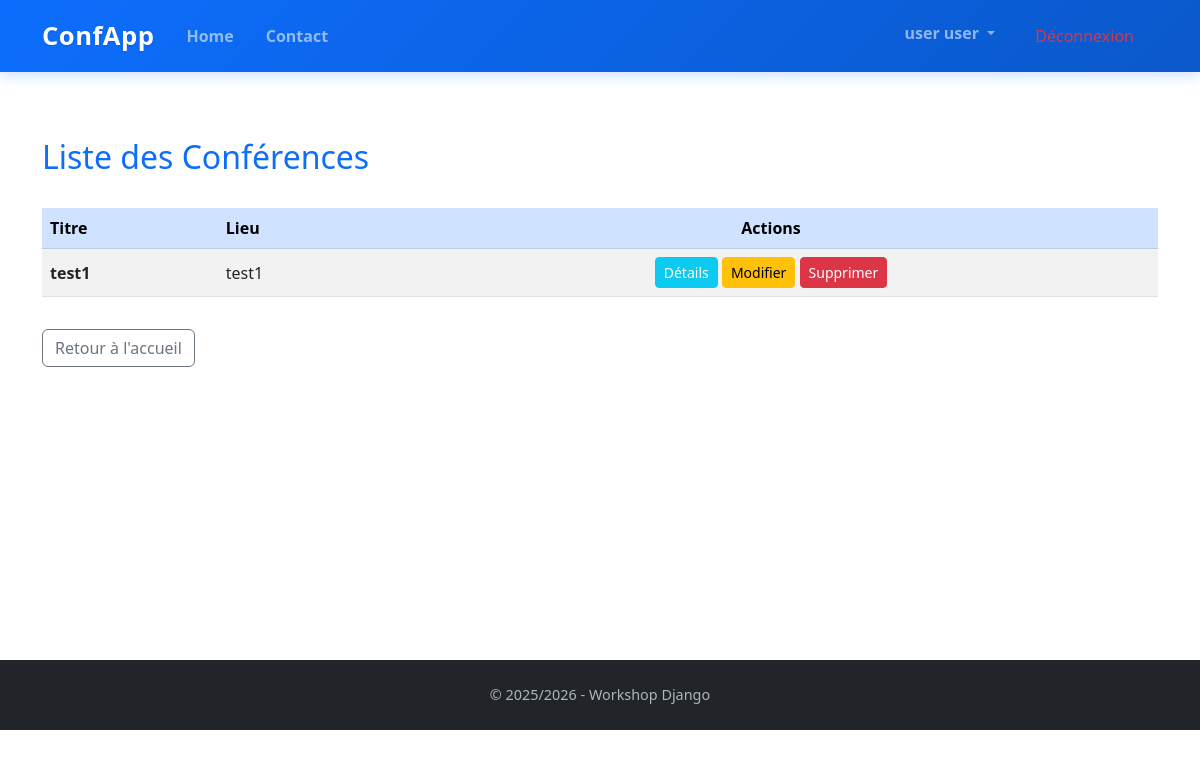
The app's page /Conferences/liste/ (signed in), older data.
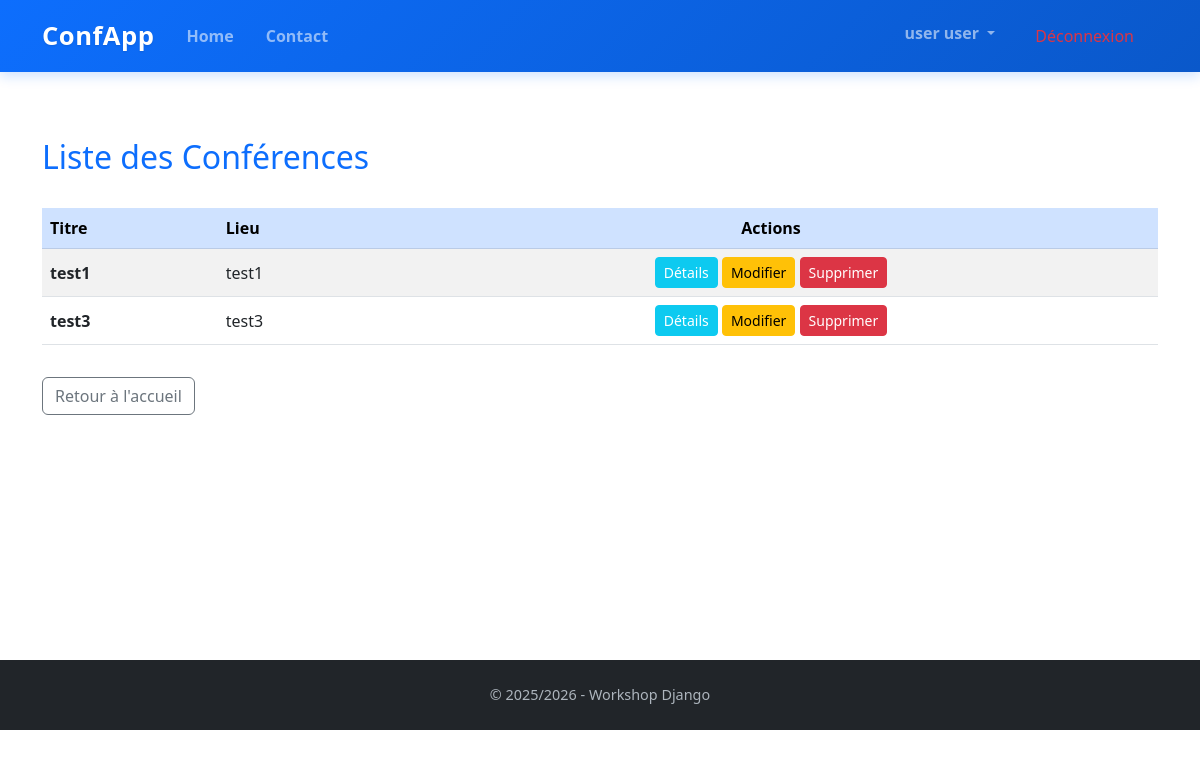
The same page, newer data.
### UserApp/models.py (models this page shows, shortened)
class User(AbstractUser):
    user_id = models.CharField(max_length=8, primary_key=True, unique=True, editable=False)
    username = models.CharField(max_length=150, unique=True, blank=True, null=True)  # Nullable username
    first_name = models.CharField(max_length=100, validators=[name_validator])
    last_name = models.CharField(max_length=100, validators=[name_validator])
    email = models.EmailField(unique=True, validators=[verify_email])
    affiliation = models.CharField(max_length=255)
    nationality = models.CharField(max_length=255)
    ROLE = [
        ("participant", "Participant"),
        ("committee", "Membre du comité d'organisation"),
    ]
    role = models.CharField(max_length=255, choices=ROLE)
    created_at = models.DateField(auto_now_add=True)
    updated_at = models.DateField(auto_now=True)
    USERNAME_FIELD = 'email'  # Use email for authentication
    REQUIRED_FIELDS = ['first_name', 'last_name', 'affiliation', 'nationality', 'role']
    class Meta:
        db_table = "users"

### ConferenceAPP/models.py (models this page shows, shortened)
class Conference(models.Model):
    conference_id = models.AutoField(primary_key=True)
    name = models.CharField(max_length=255)
    description = models.TextField(validators=[
        MinLengthValidator(limit_value=30, message="La description doit contenir au minimum 30 caractères")
    ])
    location = models.CharField(max_length=255)
    THEME = [
        ("CS&IA", "Informatique et IA"),
        ("SS", "Sciences sociales"),
        ("SE", "Sciences et ingénierie"),
    ]
    theme = models.CharField(max_length=255, choices=THEME)
    start_date = models.DateField()
    end_date = models.DateField()
    created_at = models.DateTimeField(auto_now_add=True)
    updated_at = models.DateTimeField(auto_now=True)
    class Meta:
        db_table = "conferences"

### ConferenceAPP/views.py (the view)
# urls.py: path("liste/", Conferencelist.as_view(), name="Conferencelist"),
class Conferencelist(LoginRequiredMixin, ListView):
    model = Conference
    context_object_name = "liste"
    ordering = ["start_date"]
    template_name = "Conference/liste.html"

### GestionConferance/Template/Conference/liste.html (shortened to what this page needs)
{% extends "base.html" %}
{% block content %}
<div class="container mt-5">
  <div class="d-flex justify-content-between align-items-center mb-4">
    <h2 class="text-primary">Liste des Conférences</h2>
  </div>
  <div class="table-responsive">
    <table class="table table-striped table-hover align-middle">
      <thead class="table-primary">
        <tr>
          <th>Titre</th>
          <th>Lieu</th>
          <th class="text-center">Actions</th>
        </tr>
      </thead>
      <tbody>
        {% for c in liste %}
          <tr>
            <td><strong>{{ c.name }}</strong></td>
            <td>{{ c.location }}</td>
            <td class="text-center">
              <a href="{% url 'Conference_detail' c.pk %}" class="btn btn-sm btn-info text-white">
                Détails
              </a>
                <a href="{% url 'Conference_edit' c.pk %}" class="btn btn-sm btn-warning">
                  Modifier
                </a>
                <a href="{% url 'Conference_delete' c.pk %}"
                   class="btn btn-sm btn-danger"
                   onclick="return confirm('Supprimer « {{ c.name|escapejs }} » ?');">
                  Supprimer
                </a>
            </td>
          </tr>
        {% empty %}
          <tr>
            <td colspan="3" class="text-center text-muted py-4">
              Aucune conférence disponible.
            </td>
          </tr>
        {% endfor %}
      </tbody>
    </table>
  </div>
  <a href="" class="btn btn-outline-secondary mt-3">
    Retour à l'accueil
  </a>
</div>
{% endblock %}

### GestionConferance/Template/base.html (shortened to what this page needs)
<!DOCTYPE html>
<html lang="fr">
<head>
  <link href="https://cdn.jsdelivr.net/npm/bootstrap@5.3.0/dist/css/bootstrap.min.css" rel="stylesheet">
</head>
<body>
<nav class="navbar navbar-expand-lg navbar-dark fixed-top">
  <div class="container">
    <a class="navbar-brand" href="">ConfApp</a>
    <div class="collapse navbar-collapse" id="navbarNav">
      <ul class="navbar-nav me-auto">
        <li class="nav-item"><a class="nav-link" href="">Home</a></li>
        <li class="nav-item"><a class="nav-link" href="">Contact</a></li>
      </ul>
      <ul class="navbar-nav">
        {% if user.is_authenticated %}
          <li class="nav-item dropdown">
            <a class="nav-link dropdown-toggle" href="#" role="button" data-bs-toggle="dropdown">
              {{ user.get_full_name|default:user.username }}
            </a>
          </li>
                <li><a class="dropdown-item text-danger" href="{% url 'logout' %}">
                    Déconnexion
                </a></li>
        {% else %}
          <li class="nav-item"><a class="nav-link" href="{% url 'login' %}">Connexion</a></li>
          <li class="nav-item"><a class="btn btn-outline-light btn-auth ms-2" href="{% url 'register' %}">Inscription</a></li>
        {% endif %}
      </ul>
    </div>
  </div>
</nav>
<div class="content-wrapper">
  {% block content %}{% endblock %}
</div>
<footer class="text-center py-4">
  <p class="mb-0">© 2025/2026 - Workshop Django</p>
</footer>
</body>
</html>

### GestionConferance/Template/base.html (style rules this page uses)
.navbar { background: linear-gradient(135deg, #0d6efd, #0a58ca); box-shadow: 0 4px 12px rgba(13, 110, 253, 0.2); padding: 0.75rem 0; }
.navbar-brand { font-weight: 800; font-size: 1.6rem; letter-spacing: 0.5px; text-shadow: 0 1px 2px rgba(0,0,0,0.1); }
.nav-link { font-weight: 600; padding: 0.5rem 1rem !important; border-radius: 0.5rem; transition: all 0.3s ease; }
.dropdown-item { border-radius: 0.4rem; margin: 0.2rem 0.5rem; padding: 0.5rem 1rem; }
footer { background: #212529; color: #adb5bd; font-size: 0.9rem; }
.content-wrapper { min-height: calc(100vh - 140px); padding-top: 90px; }

Row changes from the older to the newer data that the page shows:
added Conference: name "test3", location "test3"
